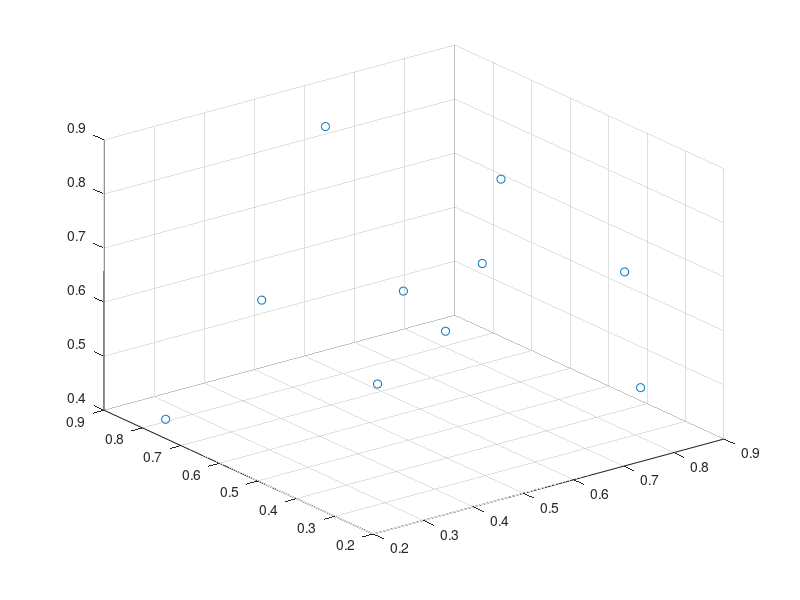

This chart was generated by the following MATLAB code: (Note: this script raises an error after producing the figure.)
close all;
clear all;

%% Parameter of the Gaussian function exp(-(a*x).^2)
a = 1;

%% 3D initial grid on the square [lb_val, ub_val]^2
lb_val = 0;
ub_val = 1;
ini_mrgn = 0.1; 

N_arr = [10:10:100];
lngth = length(N_arr);
wce_arr = zeros(1,lngth);

for ell = 1:length(N_arr)
    N = N_arr(ell);
    display(N);
    XYZ = (lb_val + ini_mrgn) + (ub_val - lb_val - 2 * ini_mrgn) * rand(N,3);

    scatter3(XYZ(:,1),XYZ(:,2), XYZ(:,3));
    w = ones(N,1)/N;
    display(SUB_ene_with_IntGauExtF_wght_3D(a, lb_val, ub_val, XYZ, w, @(xy)mat_Gau_3D(a,xy)));
    display(SUB_ene_with_IntGauExtF_wght_3D(a, lb_val, ub_val, XYZ, w, @mat_m2rd_3D));

    pause(1);

    %% Point-wise gradient descent of an energy
    default_gamma = 1;
    
    pwr = 1.25; 
    mrgn = 0.12;
    % mrgn = log10(N)/10;
    
    norm_grad_eps = 1e-4;
    max_itr = 10000;
    for k = 1:max_itr
        max_norm_grad = 0;
        for idx=1:N

        %     grad_ene = SUB_grad_ene_3D(a, lb_val, ub_val, XYZ, idx, @(s,t)pdk_Gau(a,s,t)); % Gaussian
            grad_ene = SUB_grad_ene_3D(a, lb_val, ub_val, XYZ, idx, @pdk_rd); % Logarithmic

        %     grad_reg = [0 0 0];
            grad_reg = (1/N^pwr) * SUB_reg_grad_rec_dist_3D_sq(XYZ(idx,1), XYZ(idx,2), XYZ(idx,3), lb_val-mrgn, ub_val+mrgn);

            grad = grad_ene + grad_reg;

            gamma = SUB_set_step_size_3D_sq(XYZ(idx,:), grad, default_gamma, lb_val, ub_val);    
            XYZ(idx,:) = XYZ(idx,:) - gamma * grad;

            if max_norm_grad < norm(grad)
                max_norm_grad = norm(grad);
            end        
        end
        if max_norm_grad < norm_grad_eps
            break;
        end
    end

    scatter3(XYZ(:,1),XYZ(:,2), XYZ(:,3));
    display(SUB_ene_with_IntGauExtF_wght_3D(a, lb_val, ub_val, XYZ, w, @(xyz)mat_Gau_3D(a,xyz)));
    display(SUB_ene_with_IntGauExtF_wght_3D(a, lb_val, ub_val, XYZ, w, @mat_m2rd_3D));

    pause(1);

    %% Optimal weights
    mat_K = exp(-a^2 * SUB_mat_dist2_3D(XYZ));
    vec_k = SUB_GauK_int_3D_sq(a, lb_val, ub_val, XYZ(:,1), XYZ(:,2), XYZ(:,3));

    w = mat_K \ vec_k;

    fin_Gau_ene = SUB_ene_with_IntGauExtF_wght_3D(a, lb_val, ub_val, XYZ, w, @(xyz)mat_Gau_3D(a,xyz));
    display(fin_Gau_ene);

    IIGau = SUB_GauK_db_int_3D_sq(a, lb_val, ub_val);
    fin_WCE = IIGau + fin_Gau_ene;
    display(fin_WCE);
    
    %% Output
    wce_arr(ell) = fin_WCE;
end

dlmwrite('Data_3D_PWGD_a1/data.txt', [N_arr', wce_arr']);
dlmwrite('Data_3D_PWGD_a1/data_nodes.txt', XYZ);

%% Definitions of functions %%%%%%%%%%%%%%%%%%%%%%%%%%%%%%%%%%%%%%%%%%

% [[ Gaussian ]]

% 3D kernel matrix of the Gaussian function
function mG_3D = mat_Gau_3D(a, XYZ)
    dist2 = SUB_mat_dist2_3D(XYZ);
    mG_3D = exp(-a^2 * dist2);
end

% Partial derivative of the Gaussian kernel
function pdxy = pdk_Gau(a, diff_xyz, dist2i)
    pdxy = -2 * a^2 .* diff_xyz .* exp(-a^2 * dist2i); 
end

% [[ Logarithmic ]]

% 3D kernel matrix of the reciprocals of the distances
function m2rd_3D = mat_m2rd_3D(XYZ)
    N = length(XYZ(:,1));
    dist2 = SUB_mat_dist2_3D(XYZ);
    for i=1:N
        dist2(i,i) = 1;
    end    
    
    m2rd_3D = 2 * sqrt(pi) ./ sqrt(dist2);
    for i=1:N
        m2rd_3D(i,i) = 0;
    end    
end

% Partial derivative of the reciprocal distance kernel
function pdxyz = pdk_rd(diff_xyz, dist2i)
    pdxyz = - 2 * sqrt(pi) * diff_xyz ./ ((dist2i).^(3/2));
end
